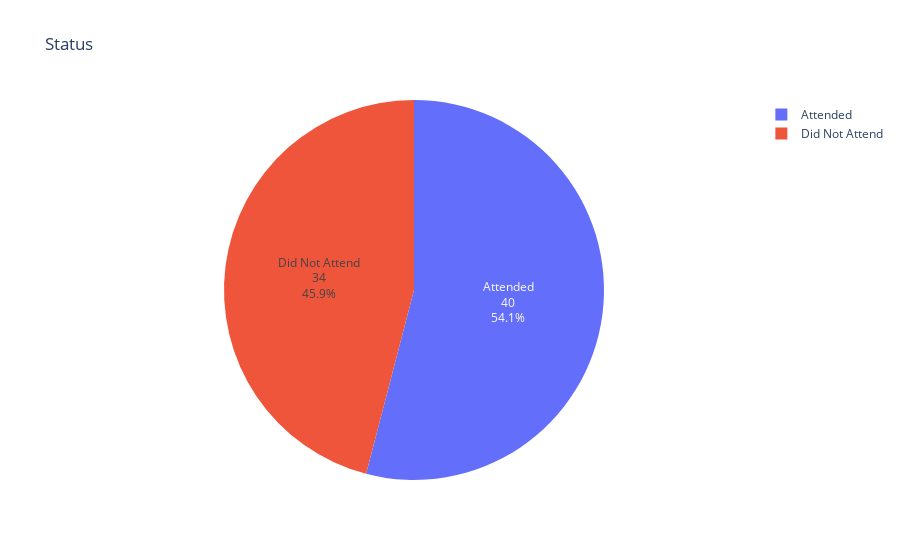

The notebook cell this image was saved under:
### Markdown cell above
## Refactoring Code Here (Piecharts)

### Code cell
import plotly.express as px

import pandas as pd

df_use = pd.read_csv('../data/data_derived/afme2_derived.csv')

fig = px.pie(df_use, values='count_rows', names='status_c', title='Status',
            labels={'count_rows':'Count'})
fig.update_traces(textposition='inside', textinfo='value+percent+label')

fig.show()

### Figure 1 — Plotly figure (JSON) as saved in the notebook; plotly's stock layout.template omitted (floating-point values rounded to 4 significant figures)
{"data": [{"domain": {"x": [0, 1], "y": [0, 1]}, "hovertemplate": "status_c=%{label}<br>Count=%{value}<extra></extra>", "labels": ["Did Not Attend", "Attended", "Attended", "Attended", "Attended", "Attended", "Did Not Attend", "Attended", "Attended", "Did Not Attend", "Attended", "Attended", "Attended", "Attended", "Did Not Attend", "Attended", "Attended", "Did Not Attend", "Did Not Attend", "Attended", "Did Not Attend", "Did Not Attend", "Did Not Attend", "Did Not Attend", "Did Not Attend", "Did Not Attend", "Attended", "Did Not Attend", "Attended", "Attended", "Did Not Attend", "Did Not Attend", "Did Not Attend", "Attended", "Did Not Attend", "Attended", "Did Not Attend", "Attended", "Attended", "Did Not Attend", "Did Not Attend", "Did Not Attend", "Did Not Attend", "Did Not Attend", "Attended", "Did Not Attend", "Attended", "Attended", "Attended", "Attended", "Attended", "Attended", "Attended", "Did Not Attend", "Attended", "Attended", "Did Not Attend", "Attended", "Did Not Attend", "Did Not Attend", "Did Not Attend", "Did Not Attend", "Attended", "Did Not Attend", "Attended", "Attended", "Did Not Attend", "Did Not Attend", "Attended", "Attended", "Did Not Attend", "Attended", "Attended", "Attended"], "legendgroup": "", "name": "", "showlegend": true, "textinfo": "value+percent+label", "textposition": "inside", "type": "pie", "values": [1, 1, 1, 1, 1, 1, 1, 1, 1, 1, 1, 1, 1, 1, 1, 1, 1, 1, 1, 1, 1, 1, 1, 1, 1, 1, 1, 1, 1, 1, 1, 1, 1, 1, 1, 1, 1, 1, 1, 1, 1, 1, 1, 1, 1, 1, 1, 1, 1, 1, 1, 1, 1, 1, 1, 1, 1, 1, 1, 1, 1, 1, 1, 1, 1, 1, 1, 1, 1, 1, 1, 1, 1, 1]}], "layout": {"legend": {"tracegroupgap": 0}, "title": {"text": "Status"}}}
